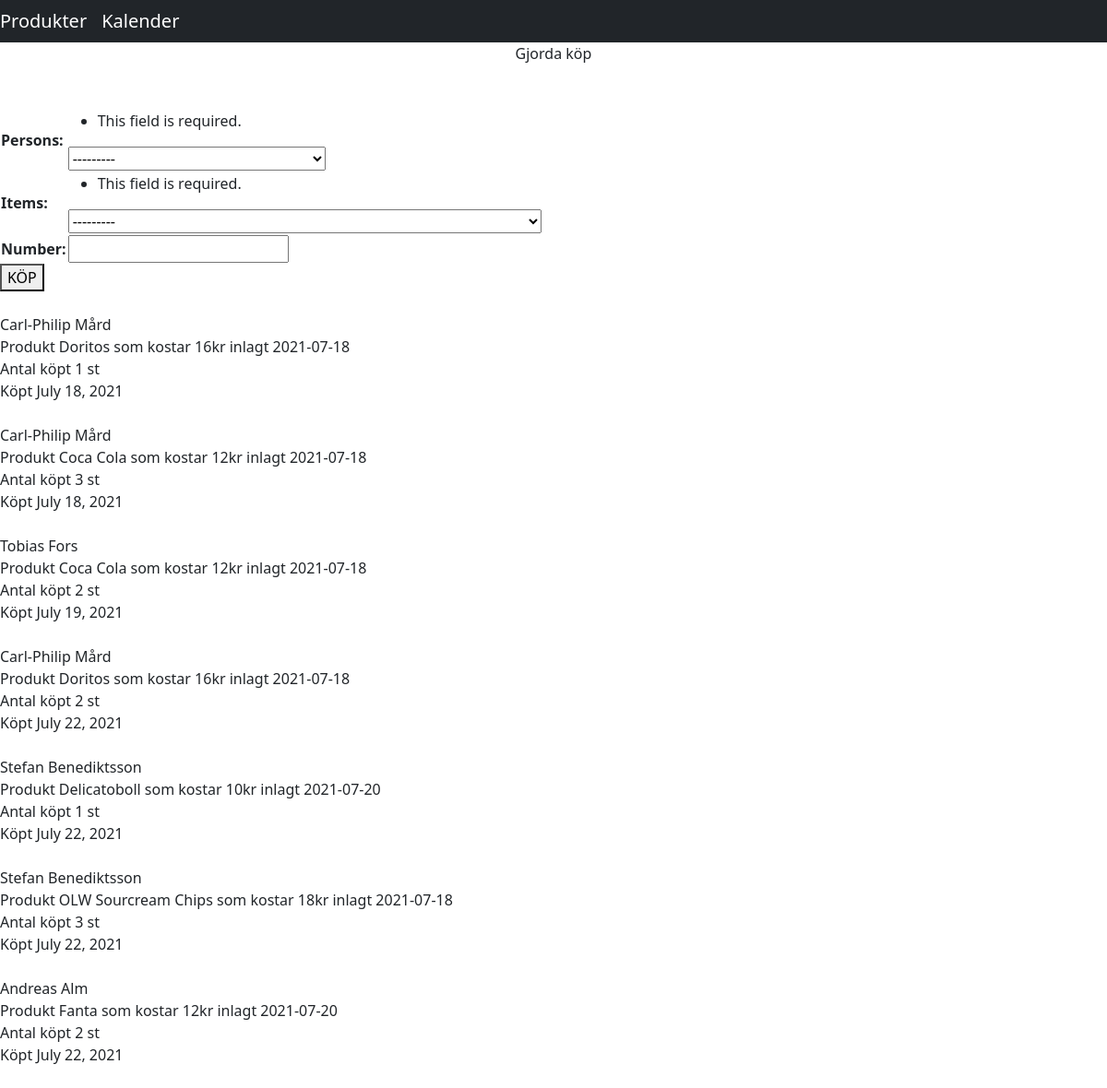
/purchases/purchased, run on an earlier commit of the app's database.
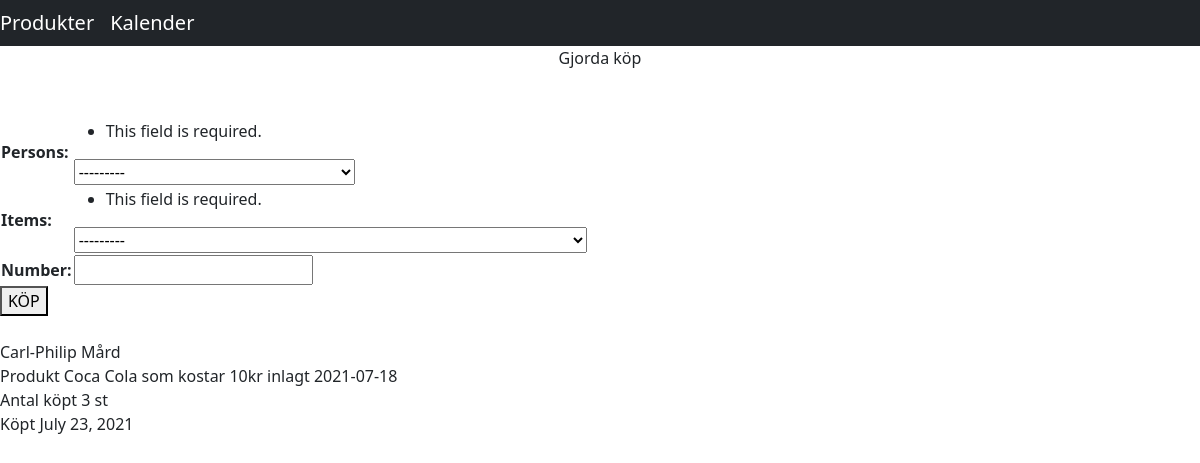
And on a later commit of the database.
### purchases/models.py (models this page shows, shortened)
class ItemRelationship(models.Model):
    persons = models.ForeignKey(Person, on_delete=models.CASCADE)
    items = models.ForeignKey(Item, on_delete=models.CASCADE)
    buydate = models.DateField(auto_now_add=True)
    number = models.IntegerField(null=True, blank=True)

class Person(models.Model):
    hireid = models.IntegerField(default=0)
    name = models.CharField(max_length = 200)
    items = models.ManyToManyField(Item, through="ItemRelationship")
    def __str__(self):
        return f"ID: {self.hireid} Namn: {self.name}"

class Item(models.Model):
    title = models.CharField(max_length = 200)
    cost = models.IntegerField(default=0)
    created = models.DateField(auto_now_add=True)
    photo = models.ImageField(upload_to= settings.MEDIA_ROOT, null=True, blank=True)
    def __str__(self):
        return f"Produkt {self.title} som kostar {self.cost}kr inlagt {self.created}"

### purchases/views.py (the view, shortened to what this page needs)
# urls.py: path('purchased', views.purchased, name='purchased'),
def purchased(request):
    PurchaseForm = modelform_factory(ItemRelationship, exclude=[])
    form = PurchaseForm(request.POST)
    person = Person.objects.all()
    purchases = ItemRelationship.objects.all()
    context = {"purchases": purchases,  "persons": person, "form": form}
    return render(request, 'purchases/purchased.html', context)

### templates/purchases/purchased.html (shortened to what this page needs)
{% extends "base.html" %}
{% block content %}
<center>Gjorda köp</h1></center>
<br>
<br>
<form method="post">
<table>
{{ form }}
</table>
<button type="submit">KÖP</button>
</form>
{% for purchase in purchases %}
        {{purchase.persons.name}}
        <br>
        {{purchase.items}}
        <br>
        Antal köpt {{purchase.number}} st
        <br>
        Köpt {{purchase.buydate}}
        <br>
        <br>
{% endfor %}
{% endblock %}

What changed in the data, as far as the page shows it:
removed ItemRelationship: persons.name "Carl-Philip Mård", items "Produkt Doritos som kostar 16kr inlagt 2021-07-18", number "1", buydate "July 18, 2021"
removed ItemRelationship: persons.name "Carl-Philip Mård", items "Produkt Coca Cola som kostar 12kr inlagt 2021-07-18", number "3", buydate "July 18, 2021"
removed ItemRelationship: persons.name "Tobias Fors", items "Produkt Coca Cola som kostar 12kr inlagt 2021-07-18", number "2", buydate "July 19, 2021"
removed ItemRelationship: persons.name "Carl-Philip Mård", items "Produkt Doritos som kostar 16kr inlagt 2021-07-18", number "2", buydate "July 22, 2021"
removed ItemRelationship: persons.name "Stefan Benediktsson", items "Produkt Delicatoboll som kostar 10kr inlagt 2021-07-20", number "1", buydate "July 22, 2021"
removed ItemRelationship: persons.name "Stefan Benediktsson", items "Produkt OLW Sourcream Chips som kostar 18kr inlagt 2021-07-18", number "3", buydate "July 22, 2021"
removed ItemRelationship: persons.name "Andreas Alm", items "Produkt Fanta som kostar 12kr inlagt 2021-07-20", number "2", buydate "July 22, 2021"
added ItemRelationship: persons.name "Carl-Philip Mård", items "Produkt Coca Cola som kostar 10kr inlagt 2021-07-18", number "3", buydate "July 23, 2021"
